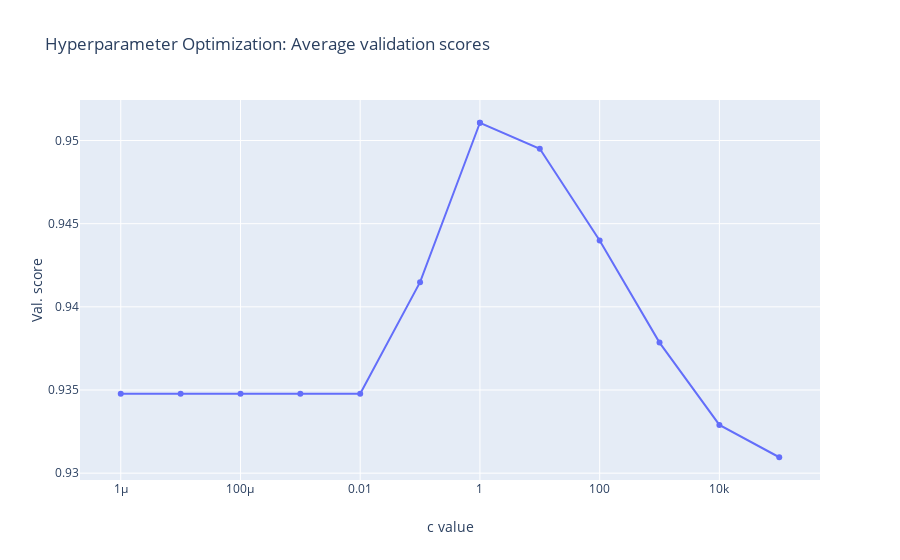

Notebook code cell kept with this figure:
### Markdown cell above
## Hyperparameter Optimization

Finding the best combination of parameters that optimizes the model's performance.

### Code cell
from sklearn.model_selection import cross_val_score

c_range = [0.000001, 0.00001, 0.0001, 0.001, 0.01, 0.1, 1, 1.0, 10, 100, 1000, 10000, 100000]

scores = list()

for c in c_range:
    
    #Instantiate Logistic Regression model using Ridge penalty:
    lr_model2 = LogisticRegression(penalty = 'l2', C = c) 
    
    #K-fold cross validation. K = 5
    
    val_scores = cross_val_score(lr_model2,X_train,y_train, cv = 5)
    
    avg_score = np.mean(val_scores)
    
    scores.append(avg_score)


#Instantiate plot

trace_3 = go.Scatter(x = c_range, y = scores, name = 'Validation scores', mode = 'lines+markers' )

layout = go.Layout(title = 'Hyperparameter Optimization: Average validation scores',
                  xaxis = dict(title = 'c value', type = 'log'),
                  yaxis = dict(title = 'Val. score'))

fig = go.Figure(data = trace_3, layout = layout)

fig.show()

### Figure 1 — Plotly figure (JSON) as saved in the notebook; plotly's stock layout.template omitted (floating-point values rounded to 4 significant figures)
{"data": [{"mode": "lines+markers", "name": "Validation scores", "type": "scatter", "x": [1e-06, 1e-05, 0.0001, 0.001, 0.01, 0.1, 1, 1, 10, 100, 1000, 10000, 100000], "y": [0.9348, 0.9348, 0.9348, 0.9348, 0.9348, 0.9415, 0.9511, 0.9511, 0.9495, 0.944, 0.9378, 0.9329, 0.931]}], "layout": {"title": {"text": "Hyperparameter Optimization: Average validation scores"}, "xaxis": {"title": {"text": "c value"}, "type": "log"}, "yaxis": {"title": {"text": "Val. score"}}}}
